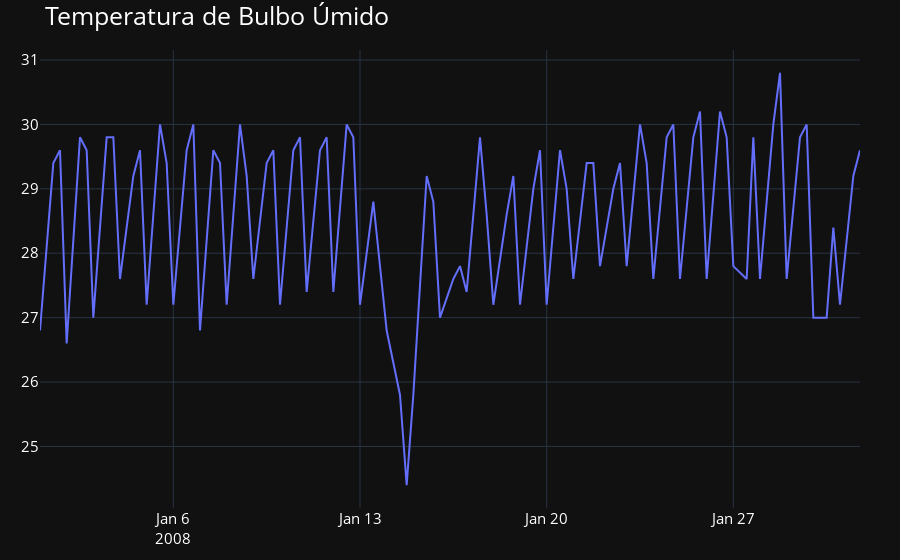

Here is the notebook cell this chart was saved with:
### Code cell
fig = go.Figure([go.Scatter(x=df['2008-01'].index, y=df['TempBulboSeco']['2008-01'])])
fig.update_layout(title="Temperatura de Bulbo Úmido",
                    template = 'plotly_dark',
                    margin = dict(l=40,r=40,t=50,b=40),
                    font =dict(
                            color = 'white',
                            size=18
                    ),
                    yaxis = dict(
                        tickfont = dict(size=15)        
                    ),
                    xaxis = dict(
                        tickfont = dict(size=15)        
                    )
                )
fig.show()
